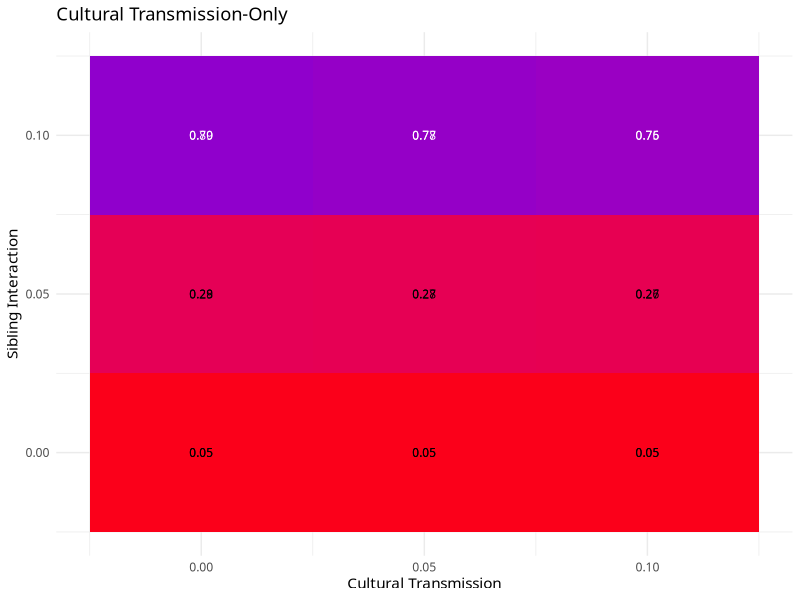
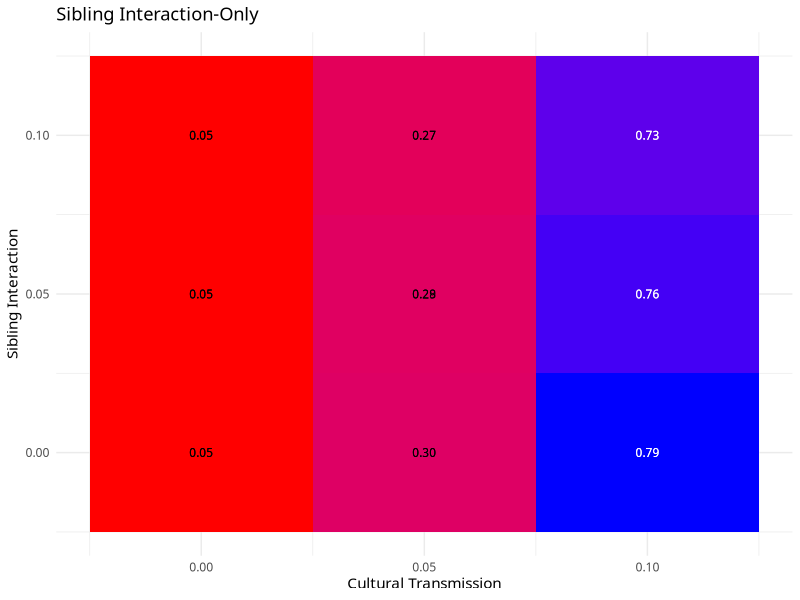
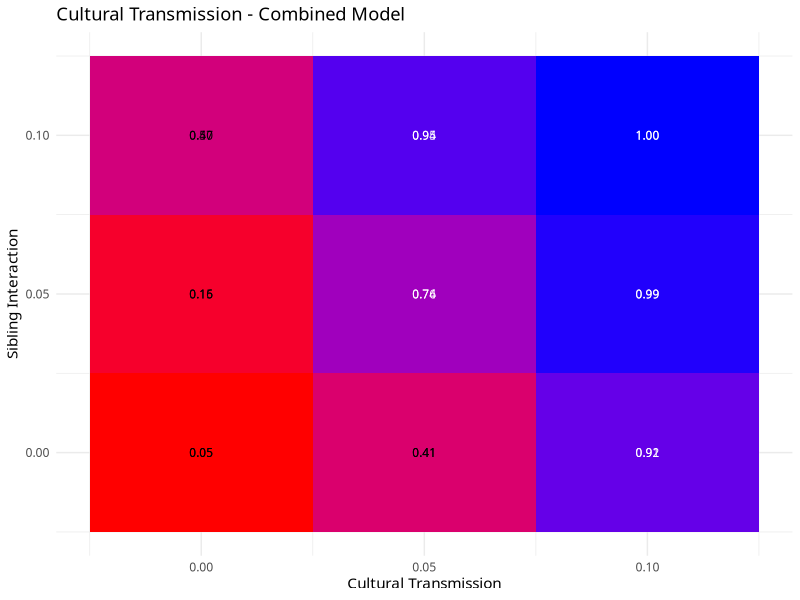
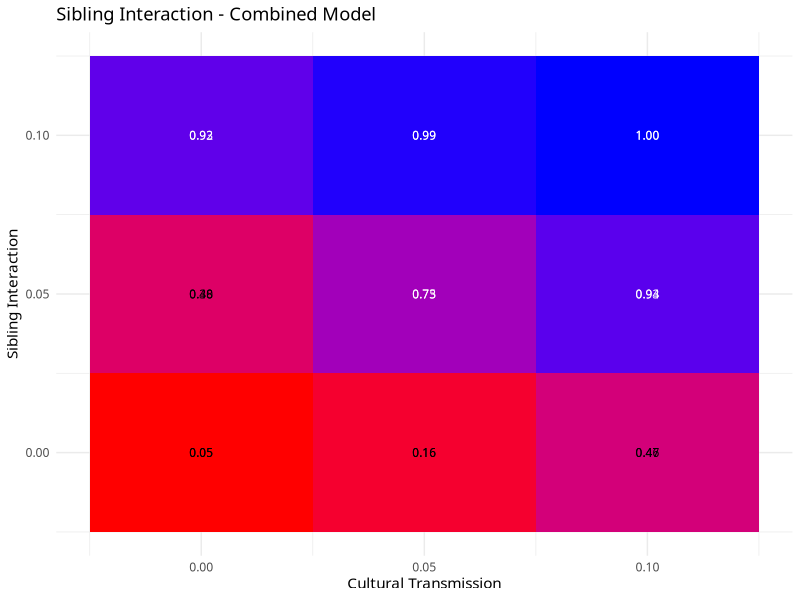
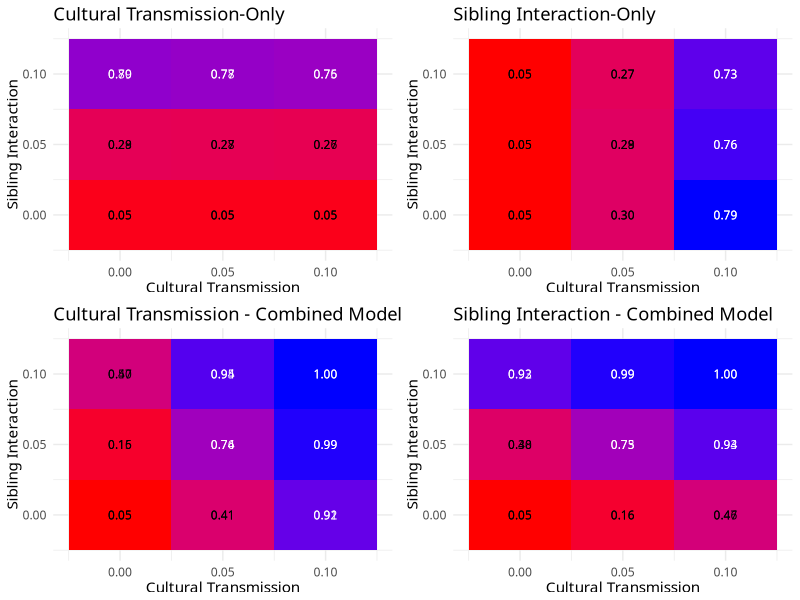
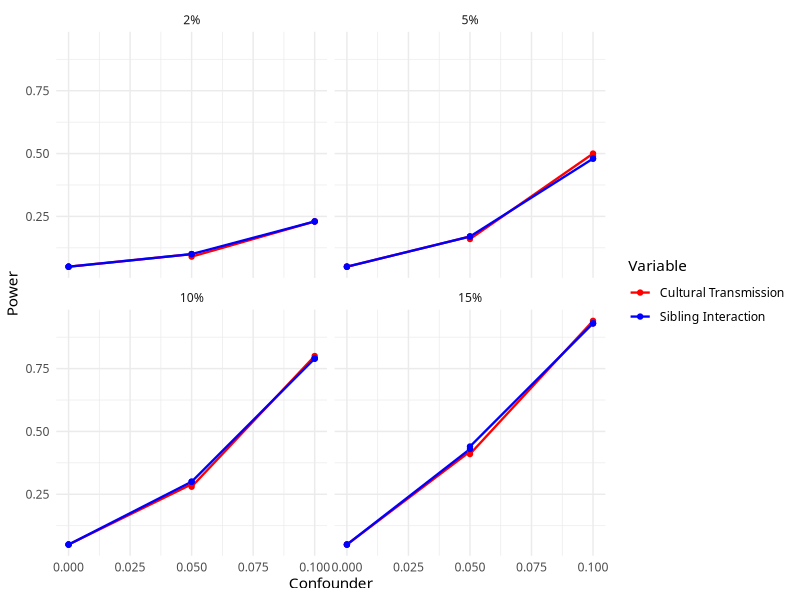

The R script that drew these images, in order: (Note: this script raises an error after producing the figures.)
# Packages
library(tidyverse)
library(cowplot)
library(gridExtra)

# Load in data sets
paper_power <- read.csv("paper_mx_power.csv")
paper_estimates <- read.csv("paper_mx_estimates.csv")

# RUNNING TEXT
# Plot 2 - Statistical Power Relative to effect sizes for cultural transmission and sibling interaction
part1 <- paper_power %>%
  filter(PGS == 0.1) %>%
  ggplot(aes(x = g, y = b, fill = p1)) +
  geom_tile() +
  geom_text(aes(label = sprintf("%.2f", p1),
                color = ifelse(p1 > 0.5, "white", "black")),  # Dynamic text color
            size = 3, family = "CMU Serif") +
  scale_fill_gradient(low = "red", high = "blue", limits = c(0, 1)) +  # Two-colored gradient
  scale_color_identity() +  # Use identity scale for text color (white/black)
  labs(x = "Cultural Transmission", y = "Sibling Interaction", fill = "Power") +
  ggtitle("Cultural Transmission-Only") +
  theme_minimal(base_family = "CMU Serif") +
  theme(legend.position = "none")

part2 <- paper_power %>%
  filter(PGS == 0.1) %>%
  ggplot(aes(x = g, y = b, fill = p2)) +
  geom_tile() +
  geom_text(aes(label = sprintf("%.2f", p2),
                color = ifelse(p2 > 0.5, "white", "black")),  # Dynamic text color
            size = 3, family = "CMU Serif") +
  scale_fill_gradient(low = "red", high = "blue") +  # Two-colored gradient
  scale_color_identity() +  # Use identity scale for text color (white/black)
  labs(x = "Cultural Transmission", y = "Sibling Interaction", fill = "Power") +
  ggtitle("Sibling Interaction-Only") +
  theme_minimal(base_family = "CMU Serif") +
  theme(legend.position = "none")

part3 <- paper_power %>%
  filter(PGS == 0.1) %>%
  ggplot(aes(x = g, y = b, fill = p3)) +
  geom_tile() +
  geom_text(aes(label = sprintf("%.2f", p3),
                color = ifelse(p3 > 0.5, "white", "black")),  # Dynamic text color
            size = 3, family = "CMU Serif") +
  scale_fill_gradient(low = "red", high = "blue") +  # Two-colored gradient
  scale_color_identity() +  # Use identity scale for text color (white/black)
  labs(x = "Cultural Transmission", y = "Sibling Interaction", fill = "Power") +
  ggtitle("Cultural Transmission - Combined Model") +
  theme_minimal(base_family = "CMU Serif") +
  theme(legend.position = "none")

part4 <- paper_power %>%
  filter(PGS == 0.1) %>%
  ggplot(aes(x = g, y = b, fill = p4)) +
  geom_tile() +
  geom_text(aes(label = sprintf("%.2f", p4),
                color = ifelse(p4 > 0.5, "white", "black")),  # Dynamic text color
            size = 3, family = "CMU Serif") +
  scale_fill_gradient(low = "red", high = "blue") +  # Two-colored gradient
  scale_color_identity() +  # Use identity scale for text color (white/black)
  labs(x = "Cultural Transmission", y = "Sibling Interaction", fill = "Power") +
  ggtitle("Sibling Interaction - Combined Model") +
  theme_minimal(base_family = "CMU Serif") +
  theme(legend.position = "none")

# Combine the plots into a grid
plot2 <- plot_grid(part1, part2, part3, part4, ncol = 2)

# Plot 3 - Type I Error Rate for Four Different Strengths of PGS Predictive Power in the MZ & DZ Sample
p1_mx_data <- paper_power %>%
  filter(g == 0) %>%
  dplyr::select("b", "p1", "PGS") %>%
  mutate(Variable = "Cultural Transmission", Sample = "MZ & DZ") %>%
  rename(Confounder = b, Power = p1)

p2_mx_data <- paper_power %>%
  filter(b == 0) %>%
  dplyr::select("g", "p2", 'PGS') %>%
  mutate(Variable = "Sibling Interaction", Sample = "MZ & DZ") %>%
  rename(Confounder = g, Power = p2)

mx_mzdz_data <- rbind(p1_mx_data, p2_mx_data) %>%
  mutate(PGS_percent = factor(scales::percent(PGS), levels = c("2%", "5%", "10%", "15%")))

plot3 <- ggplot(data = mx_mzdz_data, mapping = aes(x = Confounder, y = Power, color = Variable)) +
  geom_line(linewidth = 0.8) +
  geom_point(size = 1.5) +
  facet_wrap(~PGS_percent) +
  scale_color_manual(values = c("red", "blue")) +
  theme_minimal(base_family = "CMU Serif")

# Plot 4 - Type I Error Rate for Four Different Strengths of PGS Predictive Power in the MZ & DZ vs. DZ-only Sample
p5_mx_data <- paper_power %>%
  filter(g == 0) %>%
  dplyr::select("b", "p5", "PGS") %>%
  mutate(Variable = "Cultural Transmission", Sample = "DZ") %>%
  rename(Confounder = b, Power = p5)

p6_mx_data <- paper_power %>%
  filter(b == 0) %>%
  dplyr::select("g", "p6", 'PGS') %>%
  mutate(Variable = "Sibling Interaction", Sample = "DZ") %>%
  rename(Confounder = g, Power = p6)

mx_dz_data <- rbind(p5_mx_data, p6_mx_data) %>%
  mutate(PGS_percent = factor(scales::percent(PGS), levels = c("2%", "5%", "10%", "15%")))

full_mx_data <- rbind(mx_mzdz_data, mx_dz_data)

plot4 <- ggplot(data = full_mx_data, mapping = aes(x = Confounder, y = Power, color = Variable, linetype = Sample)) +
  geom_line(linewidth = 0.8) +
  geom_point(size = 1.5) +
  facet_wrap(~PGS_percent) +
  scale_linetype_manual(values = c("DZ" = "dotted", "MZ & DZ" = "solid")) +
  scale_color_manual(values = c("red", "blue")) +
  theme_minimal(base_family = "CMU Serif")

# APPENDIX
# Plot 1
appendix1 <- ggplot(data_noCT_long, aes(x = SI, y = value, color = variable, shape = variable)) +
  geom_line() +
  geom_point() +
  labs(title = NULL,
       x = "Sibling Interaction",
       y = "Power",
       color = "Parameter", shape = "Parameter") +
  scale_color_manual(values = colorRampPalette(c("red", "blue"))(4)) +
  scale_shape_manual(values = c(15, 17, 18, 19)) +
  theme_minimal(base_family = "CMU Serif")

# Plot 2
appendix2 <- ggplot(data_noSI_long, aes(x = "Cultural Transmission", y = value, color = variable, shape = variable)) +
  geom_line() +
  geom_point() +
  labs(title = NULL,
       x = "Cultural Transmission",
       y = "Power",
       color = "Parameter", shape = "Parameter") +
  scale_color_manual(values = colorRampPalette(c("red", "blue"))(4)) +
  scale_shape_manual(values = c(15, 17, 18, 19)) +
  theme_minimal(base_family = "CMU Serif")

# Plot 3
# Creating and standardizing the data
comp_plot_data <- data.frame(setting = 1:4, a = sqrt(seq(.4,1,.2)), c = sqrt(.3), e = sqrt(.3))
comp_plot_data$a_stand <- comp_plot_data$a / (comp_plot_data$a + comp_plot_data$c + comp_plot_data$e)
comp_plot_data$c_stand <- comp_plot_data$c / (comp_plot_data$a + comp_plot_data$c + comp_plot_data$e)
comp_plot_data$e_stand <- comp_plot_data$e / (comp_plot_data$a + comp_plot_data$c + comp_plot_data$e)

# Preparing data for ggplot (pivot for long format)
comp_plot_data_long <- comp_plot_data %>%
  pivot_longer(cols = c(a, c, a_stand, c_stand),
               names_to = c(".value", "type"),
               names_pattern = "(.*)(_stand)?")

# Plot unstandardized
app_part1 <- ggplot(comp_plot_data_long, aes(x = setting)) +
  geom_line(aes(y = a, color = "blue")) +
  geom_line(aes(y = c, color = "red")) +
  geom_point(aes(y = a), color = "white", size = 6) +  # White background for letter "a"
  geom_point(aes(y = c), color = "white", size = 6) +  # White background for letter "c"
  geom_text(aes(y = a, label = "a", color = "blue"), size = 4, family = "CMU Serif") +   # Use "a" as the point
  geom_text(aes(y = c, label = "c", color = "red"), size = 4, family = "CMU Serif") +    # Use "c" as the point
  labs(x = "Setting", y = "Unstandardized Values") +
  scale_color_identity(guide = "none") +
  ylim(0,1) +
  theme_minimal(base_family = "CMU Serif")

# Plot standardized
app_part2 <- ggplot(comp_plot_data_long, aes(x = setting)) +
  geom_line(aes(y = a_stand, color = "blue")) +
  geom_line(aes(y = c_stand, color = "red")) +
  geom_point(aes(y = a_stand), color = "white", size = 6) +  # White background for letter "a"
  geom_point(aes(y = c_stand), color = "white", size = 6) +  # White background for letter "c"
  geom_text(aes(y = a_stand, label = "a", color = "blue", family = "CMU Serif"), size = 4) +   # Use "a" as the point
  geom_text(aes(y = c_stand, label = "c", color = "red", family = "CMU Serif"), size = 4) +    # Use "c" as the point
  labs(x = "Setting", y = "Standardized Values") +
  scale_color_identity(guide = "none") +
  ylim(0,1) +
  theme_minimal(base_family = "CMU Serif")

grid.arrange(app_part1, app_part2, ncol = 2)

# Plot 4
appendix4 <- power_varya %>%
  ggplot(aes(x = g, y = b, fill = p1)) +
  geom_tile() +
  facet_wrap(~a) +
  geom_text(aes(label = sprintf("%.2f", p1),
                color = ifelse(p1 < 0.5, "white", "black")),  # Dynamic text color
            size = 3, family = "CMU Serif") +
  scale_fill_gradient(low = "red", high = "blue") +  # Two-colored gradient
  scale_color_identity() +  # Use identity scale for text color (white/black)
  labs(x = "Cultural Transmission", y = "Sibling Interaction", fill = "Power") +
  theme_minimal(base_family = "CMU Serif")

# Plot 5
appendix5 <-power_varya %>%
  ggplot(aes(x = g, y = b, fill = p2)) +
  geom_tile() +
  facet_wrap(~a) +
  geom_text(aes(label = sprintf("%.2f", p2),
                color = ifelse(p2 < 0.5, "white", "black")),  # Dynamic text color
            size = 3, family = "CMU Serif") +
  scale_fill_gradient(low = "red", high = "blue") +  # Two-colored gradient
  scale_color_identity() +  # Use identity scale for text color (white/black)
  labs(x = "Cultural Transmission", y = "Sibling Interaction", fill = "Power") +
  theme_minimal(base_family = "CMU Serif")

# Plot 6
appendix6 <-power_varya %>%
  ggplot(aes(x = g, y = b, fill = p3)) +
  geom_tile() +
  facet_wrap(~a) +
  geom_text(aes(label = sprintf("%.2f", p3),
                color = ifelse(p3 < 0.5, "white", "black")),  # Dynamic text color
            size = 3, family = "CMU Serif") +
  scale_fill_gradient(low = "red", high = "blue") +  # Two-colored gradient
  scale_color_identity() +  # Use identity scale for text color (white/black)
  labs(x = "Cultural Transmission", y = "Sibling Interaction", fill = "Power") +
  theme_minimal(base_family = "CMU Serif")

# Plot 7
appendix7 <- power_varya %>%
  ggplot(aes(x = g, y = b, fill = p4)) +
  geom_tile() +
  facet_wrap(~a) +
  geom_text(aes(label = sprintf("%.2f", p4),
                color = ifelse(p4 < 0.5, "white", "black")),  # Dynamic text color
            size = 3, family = "CMU Serif") +
  scale_fill_gradient(low = "red", high = "blue") +  # Two-colored gradient
  scale_color_identity() +  # Use identity scale for text color (white/black)
  labs(x = "Cultural Transmission", y = "Sibling Interaction", fill = "Power") +
  theme_minimal(base_family = "CMU Serif")

# Plot 8
p1_gee_data <- gee_power %>%
  filter(g == 0) %>%
  dplyr::select("b", "p1", "PGS") %>%
  mutate(Variable = "Cultural Transmission", Sample = "MZ & DZ") %>%
  rename(Confounder = b, Power = p1)

p2_gee_data <- gee_power %>%
  filter(b == 0) %>%
  dplyr::select("g", "p2", 'PGS') %>%
  mutate(Variable = "SI", Sample = "MZ & DZ") %>%
  rename(Confounder = g, Power = p2)

gee_mzdz_data <- rbind(p1_gee_data, p2_gee_data) %>%
  mutate(PGS_percent = factor(scales::percent(PGS), levels = c("2%", "5%", "10%", "15%")))

gee_mzdz_data$Method <- c("Gee")
mx_mzdz_data$Method <- c("OpenMx")

full_mzdz_data <- rbind(gee_mzdz_data, mx_mzdz_data)

appendix8 <- ggplot(data = full_mzdz_data, mapping = aes(x = Confounder, y = Power, color = Variable, linetype = Method)) +
  geom_line(linewidth = 0.8) +
  geom_point() +
  facet_wrap(~PGS_percent) +
  scale_linetype_manual(values = c("Gee" = "dotted", "OpenMx" = "solid")) +
  scale_color_manual(values = c("red", "blue")) +
  theme_minimal(base_family = "CMU Serif")
